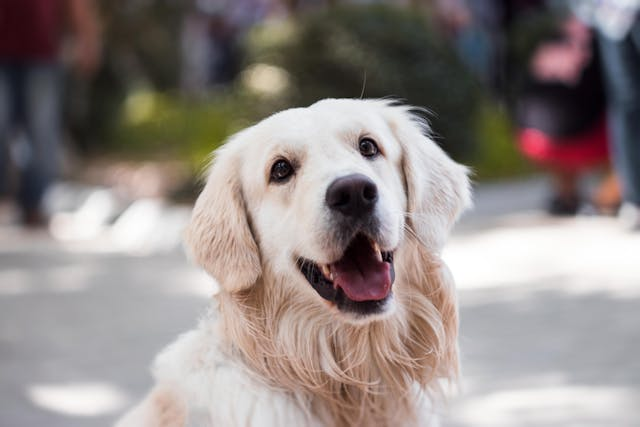
#> input picture images/dog.jpg, 640 x 427 px
$ jupyter execute 07_1_rotation.ipynb
#> lines starting #> are read from the running program, lines starting #| are printed output that depends on the picture
## wrapAffine을 활용한 회전

### 1. numpy + wrapAffine
- 왼쪽 끝을 기준으로 회전

[cell 1]
import cv2
import numpy as np
import math

img = cv2.imread("./images/dog.jpg")
#> img is the input picture: shape (427, 640, 3); mean B, G, R 132.3, 135.1, 144.1
# print((img.shape[0]/2, img.shape[1]/2))
rad = 20 * math.pi / 180
affine = np.array([[math.cos(rad), -math.sin(rad), img.shape[1]/2],[math.sin(rad), math.cos(rad), img.shape[0]/2]], dtype=np.float32)
dst = cv2.warpAffine(img, affine, (img.shape[1], img.shape[0]))
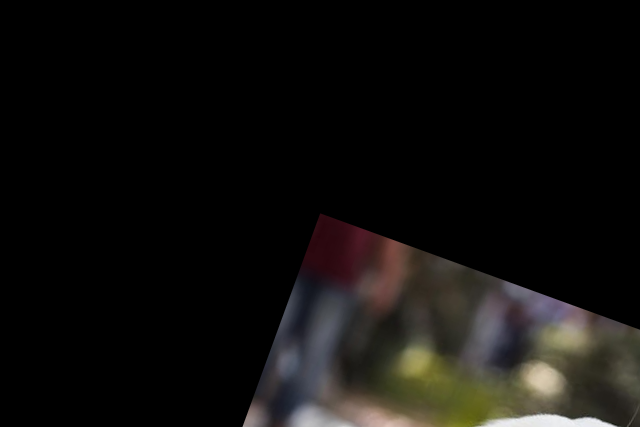
#> dst: shape (427, 640, 3); mean B, G, R 13.5, 15.3, 16.8
cv2.imshow("rotate?", dst)
cv2.waitKey(0)
cv2.destroyAllWindows()

### 2. getRotationMatrix2D + wrapAffine
- 지정한 중앙르 기준으로 회전

[cell 2]
import cv2

img = cv2.imread("./images/dog.jpg")
# print((img.shape[0]/2, img.shape[1]/2))
affine = cv2.getRotationMatrix2D((img.shape[1]/2, img.shape[0]/2), -30, 1)
dst = cv2.warpAffine(img, affine, (img.shape[1], img.shape[0]))
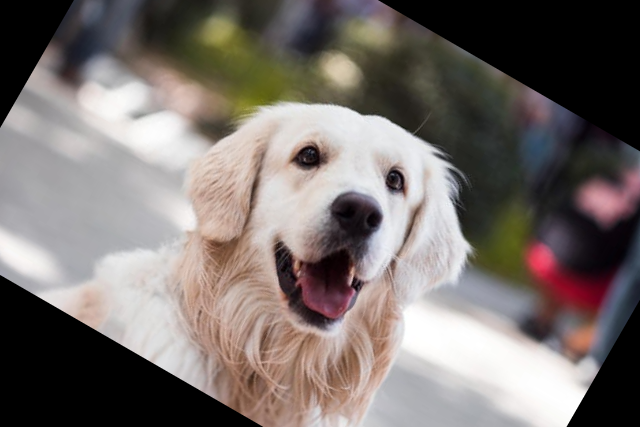
#> dst: shape (427, 640, 3); mean B, G, R 109.2, 112.6, 120.7
cv2.imshow("rotate?", dst)
cv2.waitKey(0)
cv2.destroyAllWindows()

$ run again, with images/card.jpg copied over images/dog.jpg
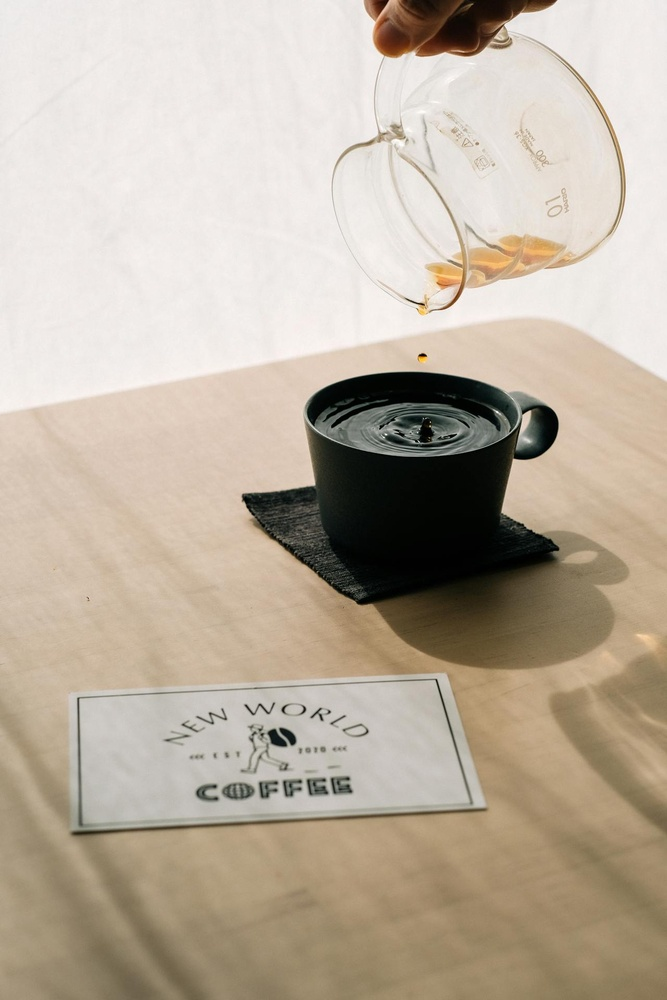
#> input picture images/card.jpg, 667 x 1000 px, shrunk from 1280 x 1920 before the run
#> img is the input picture: shape (1000, 667, 3); mean B, G, R 159.5, 175.4, 187.3
#> `dst = cv2.warpAffine(img, affine, (img.shape[1], img.shape[0]))`:
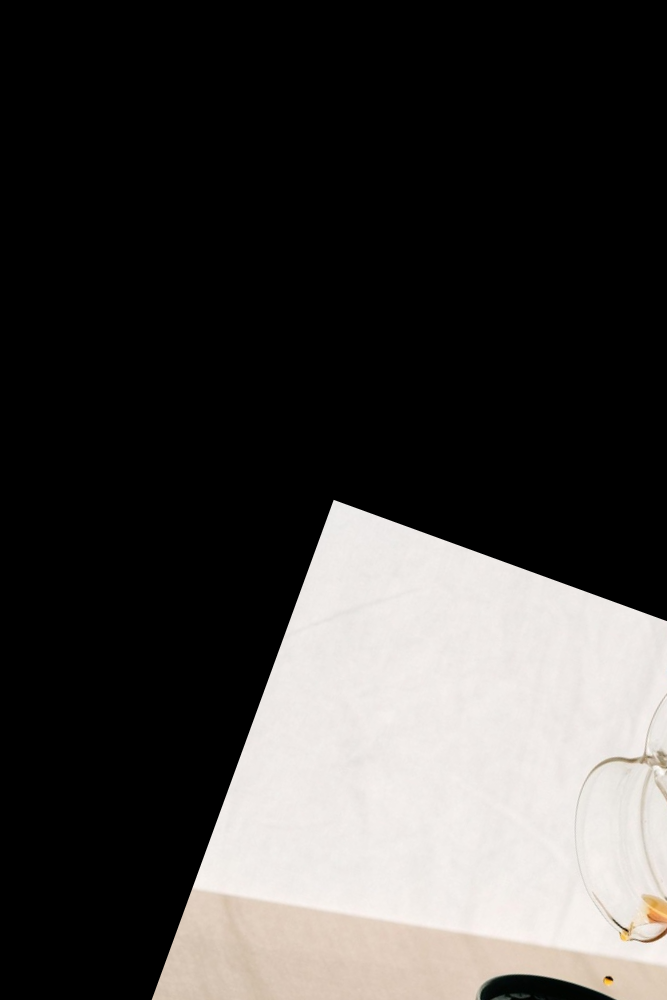
#> dst: shape (1000, 667, 3); mean B, G, R 63.1, 64.9, 66.9
#> `dst = cv2.warpAffine(img, affine, (img.shape[1], img.shape[0]))`:
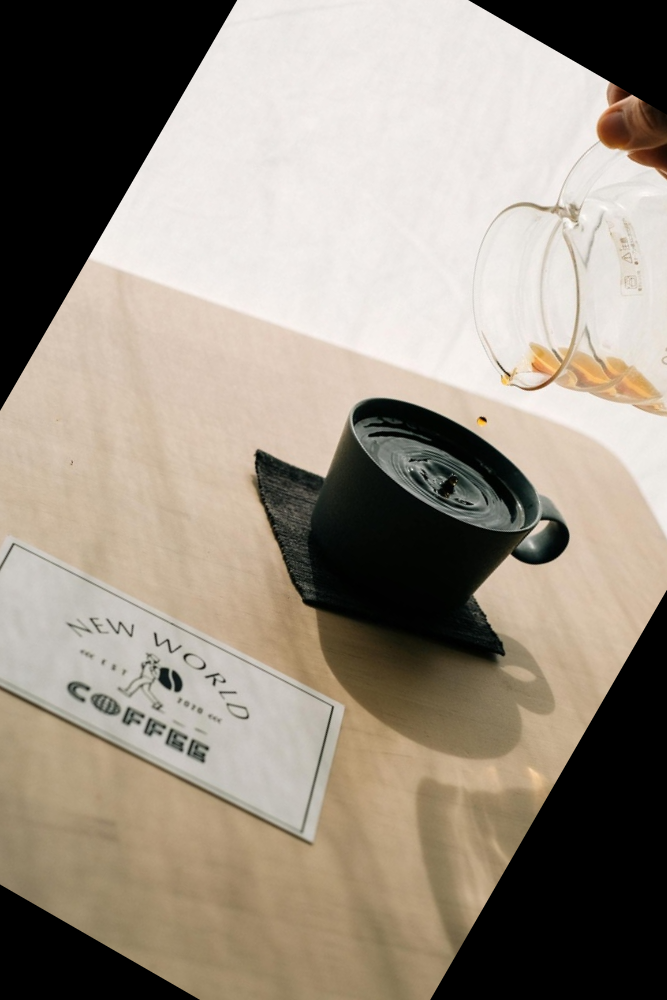
#> dst: shape (1000, 667, 3); mean B, G, R 130, 142.9, 152.8

$ run again, with images/newspaper.jpg copied over images/dog.jpg
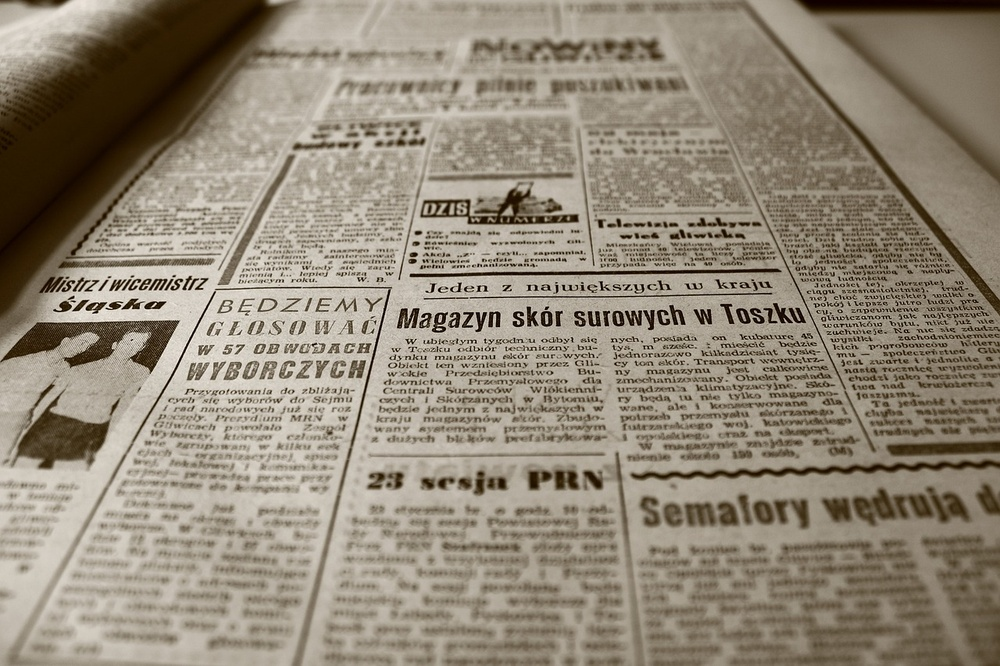
#> input picture images/newspaper.jpg, 1000 x 666 px, shrunk from 1280 x 853 before the run
#> img is the input picture: shape (666, 1000, 3); mean B, G, R 118.6, 135.2, 145.4
#> `dst = cv2.warpAffine(img, affine, (img.shape[1], img.shape[0]))`:
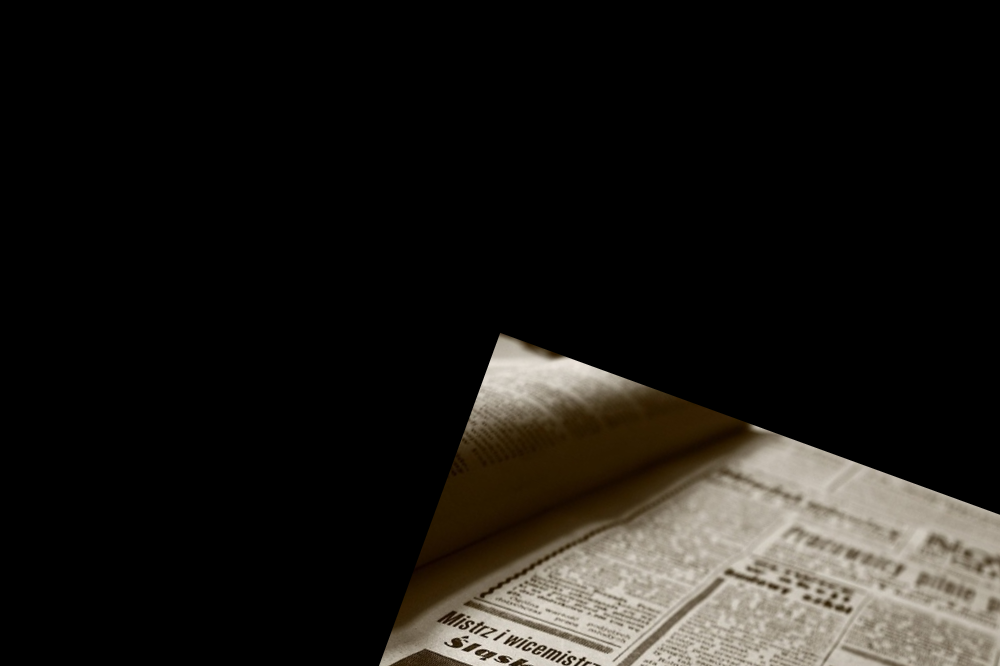
#> dst: shape (666, 1000, 3); mean B, G, R 22.3, 26, 28.3
#> `dst = cv2.warpAffine(img, affine, (img.shape[1], img.shape[0]))`:
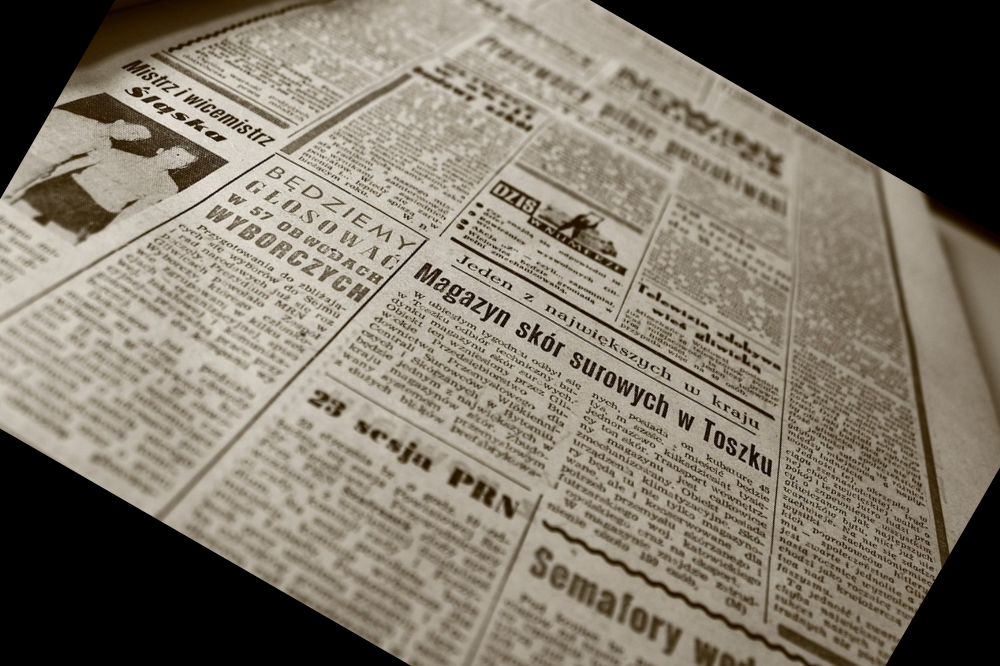
#> dst: shape (666, 1000, 3); mean B, G, R 104.1, 117.3, 125.2
